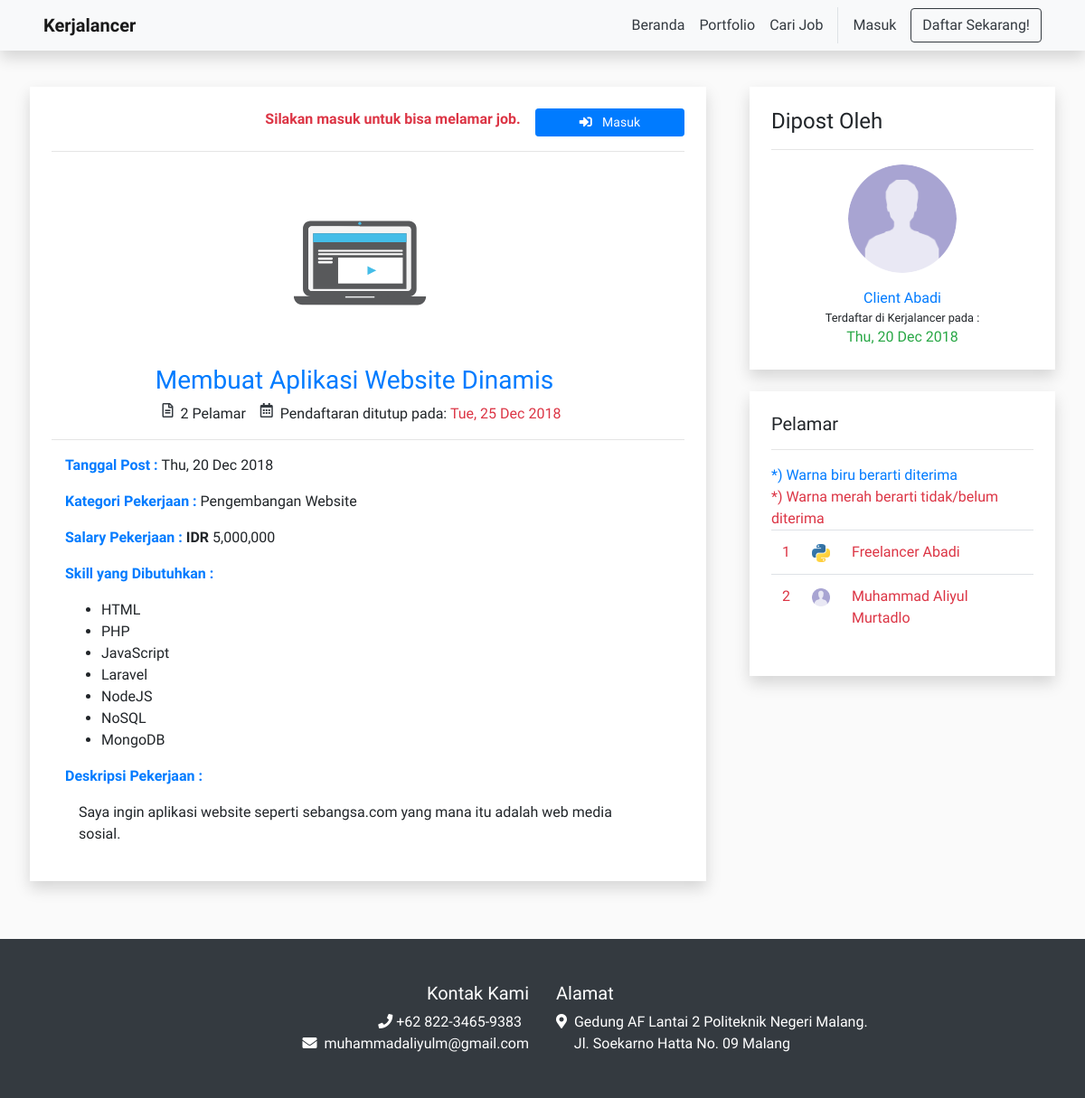
/detail-pekerjaan.php?id=1, run on the app's committed database.
### tables this page shows
CREATE TABLE `job` (
  `id_job` int(11) NOT NULL,
  `job_name` varchar(255) NOT NULL,
  `job_description` longtext NOT NULL,
  `job_salary` bigint(20) NOT NULL,
  `apply_expire_date` date NOT NULL,
  `job_create_date` datetime NOT NULL DEFAULT CURRENT_TIMESTAMP,
  `job_update_date` datetime NOT NULL DEFAULT CURRENT_TIMESTAMP ON UPDATE CURRENT_TIMESTAMP,
  `id_user` int(11) NOT NULL,
  `id_category` int(11) NOT NULL,
  `flag` tinyint(4) NOT NULL DEFAULT '1'
);

CREATE TABLE `category` (
  `id_category` int(11) NOT NULL,
  `category_name` varchar(255) NOT NULL,
  `category_image` varchar(255) NOT NULL
);

CREATE TABLE `job_has_skills` (
  `id_job` int(11) NOT NULL,
  `id_skill` int(11) NOT NULL
);

CREATE TABLE `skill` (
  `id_skill` int(11) NOT NULL,
  `nama_skill` varchar(50) NOT NULL
);

CREATE TABLE `user` (
  `id_user` int(11) NOT NULL,
  `name` varchar(255) NOT NULL,
  `email` varchar(255) NOT NULL,
  `username` varchar(255) NOT NULL,
  `password` varchar(255) NOT NULL,
  `phone` varchar(45) NOT NULL,
  `profile_picture` varchar(512) NOT NULL DEFAULT 'images/user.png',
  `user_create_date` datetime NOT NULL DEFAULT CURRENT_TIMESTAMP,
  `user_update_date` datetime NOT NULL DEFAULT CURRENT_TIMESTAMP ON UPDATE CURRENT_TIMESTAMP,
  `description` varchar(255) DEFAULT 'Belum ada bio.',
  `level` int(11) NOT NULL,
  `flag` tinyint(4) NOT NULL DEFAULT '1'
);

CREATE TABLE `applications` (
  `id_applications` int(11) NOT NULL,
  `description` longtext NOT NULL,
  `document` varchar(512) NOT NULL,
  `apply_create_date` datetime NOT NULL DEFAULT CURRENT_TIMESTAMP,
  `apply_update_date` datetime NOT NULL DEFAULT CURRENT_TIMESTAMP ON UPDATE CURRENT_TIMESTAMP,
  `id_freelancer` int(11) NOT NULL,
  `id_job` int(11) NOT NULL,
  `accepted` tinyint(1) NOT NULL DEFAULT '0',
  `flag` tinyint(4) NOT NULL DEFAULT '1'
);

### detail-pekerjaan.php (the view, shortened to what this page needs)
<?php
    include './lib/connection.php';
    $id_job = $_GET["id"];
?>
<!DOCTYPE html>
<html lang="en">
<head>
    <?php include './lib/header.php'; ?>
</head>
<body class="mt-5">
    <?php include './lib/navbar.php'; ?>
    <div class="row">
        <div class="col-8 pt-5 pl-5 pb-5 pr-4">
        <?php
            $query = "SELECT j.*, c.*, u.* FROM ((job AS j INNER JOIN category AS c ON j.id_category = c.id_category) INNER JOIN user AS u ON j.id_user = u.id_user) WHERE id_job = '$id_job'";
            $result = mysqli_query($con, $query);
            $row = mysqli_fetch_assoc($result);
            $category_image = $row["category_image"];
            $namapekerjaan = $row["job_name"];
            $category = $row["category_name"];
            $waktupost = $row["job_create_date"];
            $datepost = date_create($waktupost);
            $bataswaktu = $row["apply_expire_date"];
            $expire = date_create($bataswaktu);
            $usercreate = $row["user_create_date"];
            $dateuser = date_create($usercreate);
            $deskripsi = $row["job_description"];
            $salary = $row["job_salary"];
            $namaclient = $row["name"];
            $fotoclient = $row["profile_picture"];
            $queryapplicant = mysqli_query($con, "SELECT COUNT(*) AS applicants FROM applications INNER JOIN user ON applications.id_freelancer = user.id_user WHERE applications.id_job = '$id_job' AND user.flag = '1' AND applications.flag = '1'");
            $rowapplicant = mysqli_fetch_assoc($queryapplicant);
            $applicants = $rowapplicant['applicants'];
        ?>
            <div class="container-fluid shadow bg-white p-4 mb-3">
                <?php
                    if (!isset($_SESSION['level'])) {
                ?>
                        <div class="w-100 d-flex justify-content-end aligh-items-center">
                            <strong class="text-danger">Silakan masuk untuk bisa melamar job. </strong> &nbsp;&nbsp;&nbsp;&nbsp;
                            <a href="./login.php" class="link-decoration">
                                <button class="btn btn-primary btn-sm pl-5 pr-5">
                                    <i class="fas fa-sign-in-alt mr-2"></i>
                                    Masuk
                                </button>
                            </a>
                        </div>
                        <hr>
                <?php
                    }
                ?>
                <div class="row d-flex flex-column justify-content-center align-items-center w-100">
                    <img src="<?=$category_image?>" alt="Gambar Category" style="width: 220px;">
                    <h3 class="text-primary"><?=$namapekerjaan?></h3>
                    <div class="row">
                        <i class="far fa-file-alt ml-3 mr-2 text-dark"></i>
                        <span><?=$applicants?> Pelamar</span>
                        <i class="far fa-calendar-alt ml-3 mr-2 text-dark"></i>
                        <span>Pendaftaran ditutup pada: <span class="text-danger"><?=$expire->format('D, d M Y')?></span></span>
                    </div>
                </div>
                <hr>
                <div class="container">
                    <p>
                        <strong class="text-primary">Tanggal Post : </strong>
                        <?=$datepost->format('D, d M Y')?> <br>
                    </p>
                    <p>
                        <strong class="text-primary">Kategori Pekerjaan : </strong>
                        <?=$category?> <br>
                    </p>
                    <p>
                        <strong class="text-primary">Salary Pekerjaan : </strong>
                        <strong>IDR</strong> <?=number_format($salary, 0, '.', ',')?> <br>
                    </p>
                    <p>
                        <strong class="text-primary">Skill yang Dibutuhkan : </strong>
                    </p>
                    <p class="container">
                        <ul>
                        <?php
                            $queryskills = mysqli_query($con, "SELECT s.*, js.* FROM skill AS s INNER JOIN job_has_skills AS js ON s.id_skill = js.id_skill WHERE js.id_job = '$id_job'");
                            while ($rowskills = mysqli_fetch_assoc($queryskills)) {
                        ?>
                                <li><?=$rowskills["nama_skill"]?></li>
                        <?php
                            }
                        ?>
                        </ul>
                    </p>
                    <p>
                        <strong class="text-primary">Deskripsi Pekerjaan : </strong>
                    </p>
                    <p class="container">
                        <?=$deskripsi?>
                    </p>
                </div>
            </div>
        </div>
        <div class="col-4 pt-5 pl-4 pb-5 pr-5">
            <div class="container-fluid shadow bg-white p-4">
                <h4>Dipost Oleh</h4>
                <hr>
                <div class="row d-flex flex-column justify-content-center align-items-center">
                    <img src="<?=$fotoclient?>" alt="Gambar Category" class="rounded-circle mb-3" style="width: 120px; height: 120px;">
                    <a href="./lihat-profil.php?id=<?=$idclient?>" class="link-decoration"><?=$namaclient?></a>
                    <small>Terdaftar di Kerjalancer pada :</small>
                    <span class="text-success"><?=$dateuser->format('D, d M Y')?></span>
                </div>
            </div>
            <div class="container-fluid shadow bg-white p-4 mt-4">
                <h5>Pelamar</h5>
                <hr>
                <span class="text-primary">*) Warna biru berarti diterima</span><br>
                <span class="text-danger">*) Warna merah berarti tidak/belum diterima</span>
                <table class="table">
                    <tbody>
                    <?php
                        $queryambiluser = mysqli_query($con, "SELECT a.*, j.*, u.* FROM ((applications AS a INNER JOIN job AS j ON a.id_job = j.id_job) INNER JOIN user AS u ON a.id_freelancer = u.id_user) WHERE a.id_job = '$id_job' AND u.flag = '1' AND a.flag = '1'");
                        $numbering = 1;
                        if (mysqli_num_rows($queryambiluser)) {
                            while ($ambiluser = mysqli_fetch_assoc($queryambiluser)) {
                                $foto = $ambiluser["profile_picture"];
                                $nama = $ambiluser["name"];
                                $id = $ambiluser["id_user"];
                                $accepted = $ambiluser["accepted"];
                                if ($accepted == 1) {
                    ?>
                                    <tr class="text-primary">
                                        <td scope="col"><?=$numbering++?></td>
                                        <td scope="col"><img src="<?=$foto?>" alt="Foto Freelancer" width="20px"></td>
                                        <td>
                                            <a href="./lihat-profil.php?id=<?=$id?>" class="link-decoration"><?=$nama?></a>
                                        </td>
                                    </tr>
                    <?php
                                } else {
                    ?>
                                    <tr class="text-danger">
                                        <td scope="col"><?=$numbering++?></td>
                                        <td scope="col"><img src="<?=$foto?>" alt="Foto Freelancer" width="20px"></td>
                                        <td>
                                            <a href="./lihat-profil.php?id=<?=$id?>" class="link-decoration text-danger"><?=$nama?></a>
                                        </td>
                                    </tr>
                    <?php
                                }
                            }
                        }
                    ?>
                    </tbody>
                </table>
            </div>
        </div>
    </div>
    <?php include './lib/footer.php'; ?>
</body>
</html>

### lib/header.php (shortened to what this page needs)
<link rel="stylesheet" href="https://cdn.datatables.net/1.10.19/css/jquery.dataTables.min.css">
<link rel="stylesheet" href="css/bootstrap.min.css">
<link rel="stylesheet" href="css/datepicker.min.css">
<link rel="stylesheet" href="https://use.fontawesome.com/releases/v5.5.0/css/all.css">
<link rel="stylesheet" href="css/style.css">

### lib/navbar.php (shortened to what this page needs)
<nav class="navbar navbar-expand-md navbar-light bg-light pl-5 pr-5 fixed-top shadow">
    <a class="navbar-brand" href="index.php"><strong>Kerjalancer</strong></a>
    <div class="collapse navbar-collapse" id="collapsibleNavId">
        <?php
            $username = $_SESSION['username'];
            $level = $_SESSION['level'];
            $query = "SELECT * FROM user WHERE username = '$username'";
            $result = mysqli_fetch_array(mysqli_query($con, $query));
            $nama = $result['name'];
            $profile_picture = $result['profile_picture'];
            if ($level == 1) {
                header("Location: ./administrator/");
        ?>
                <!-- <ul class="navbar-nav ml-auto mt-2 mt-lg-0">
                    <li class="nav-item">
                        <a class="nav-link text-dark" href="./administrator.php">Dashboard</a>
                    </li>
                    <li class="nav-item dropdown">
                        <a href="#" class="nav-link dropdown-toggle text-dark" href="#" id="dropdownId" data-toggle="dropdown" aria-haspopup="true" aria-expanded="false">
                            Data
                        </a>
                        <div class="dropdown-menu dropdown-menu-right" aria-labelledby="dropdownId">
                            <a class="dropdown-item" href="#">
                                Data Client
                            </a>
                            <a class="dropdown-item" href="#">
                                Data Freelancer
                            </a>
                            <a class="dropdown-item" href="#">
                                Data Pekerjaan
                            </a>
                            <a class="dropdown-item" href="#">
                                Data Portofolio
                            </a>
                        </div>
                    </li>
                </ul>
                <ul class="navbar-nav ml-2 mt-2 mt-lg-0 pl-3 border-left">
                    <li class="nav-item dropdown">
                        <a class="nav-link dropdown-toggle" href="#" id="dropdownId" data-toggle="dropdown" aria-haspopup="true" aria-expanded="false">
                            <?php echo $nama; ?> &nbsp;
                            <img src="<?php echo $profile_picture; ?>" class="rounded rounded-circle" alt="foto profil" height="23px">
                        </a>
                        <div class="dropdown-menu dropdown-menu-right" aria-labelledby="dropdownId">
                            <a class="dropdown-item" href="./logout.php">
                            <div class="row">
                                <div class="col-3">
                                    <i class="fas fa-sign-out-alt"></i>
                                </div>
                                <div class="col-9">
                                    Keluar
                                </div>
                            </div>
                            </a>
                        </div>
                    </li>
                </ul> -->
        <?php
            } else {
        ?>
                <ul class="navbar-nav ml-auto mt-2 mt-lg-0 mr-2">
                    <li class="nav-item">
                        <a class="nav-link text-dark" href="index.php">Beranda</a>
                    </li>
                    <li class="nav-item">
                        <a class="nav-link text-dark" href="portfolio.php">Portfolio</a>
                    </li>
                    <li class="nav-item">
                        <a class="nav-link text-dark" href="cari-kerja.php">Cari Job</a>
                    </li>
                </ul>
                <a class="nav-link text-dark pl-3 border-left" href="./login.php">Masuk</a>
                <a href="#">
                    <button class="btn btn-outline-dark" data-toggle="modal" data-target="#daftar">Daftar Sekarang!</button>
                </a>
        <?php
            }
        ?>
    </div>
</nav>

### lib/footer.php
<section id="index-footer" class="bg-dark">
    <div class="container-fluid h-100 d-flex flex-column justify-content-center align-items-center pt-5 pb-5 text-white">
        <div class="row w-100">
            <div class="col-6 text-right">
                <h5>Kontak Kami</h5>
                <i class="fas fa-phone"></i> +62 822-3465-9383 &nbsp; <br>
                <i class="fas fa-envelope">&nbsp;</i> muhammadaliyulm@gmail.com
            </div>
            <div class="col-6">
                <h5>Alamat</h5>
                <i class="fas fa-map-marker-alt">&nbsp;</i> Gedung AF Lantai 2 Politeknik Negeri Malang. <br>&nbsp;&nbsp;&nbsp;&nbsp; Jl. Soekarno Hatta No. 09 Malang
            </div>
        </div>
    </div>
</section>

### css/style.css (style rules this page uses)
html, body { font-family: Catamaran, Roboto, sans-serif; font-weight: 400; overflow-x: hidden; background-color: #fafafa; }
.link-decoration, .link-decoration:hover { text-decoration: none; }

### data on the page
job: id_category.category_image (picture), job_name "Membuat Aplikasi Website Dinamis", apply_expire_date "Tue, 25 Dec 2018", job_create_date "Thu, 20 Dec 2018", id_category.category_name "Pengembangan Website", job_salary "5,000,000", job_description "Saya ingin aplikasi website seperti sebangsa.com yang mana itu adalah web media sosial.", id_user.profile_picture (placeholder picture), id_user.name "Client Abadi", id_user.user_create_date "Thu, 20 Dec 2018"
job_has_skills: id_skill.nama_skill "HTML"
job_has_skills: id_skill.nama_skill "PHP"
job_has_skills: id_skill.nama_skill "JavaScript"
job_has_skills: id_skill.nama_skill "Laravel"
job_has_skills: id_skill.nama_skill "NodeJS"
job_has_skills: id_skill.nama_skill "NoSQL"
job_has_skills: id_skill.nama_skill "MongoDB"
applications: id_freelancer.profile_picture (picture), id_freelancer.name "Freelancer Abadi"
applications: id_freelancer.profile_picture (placeholder picture), id_freelancer.name "Muhammad Aliyul Murtadlo"

### other printed values
$applicants "2"
